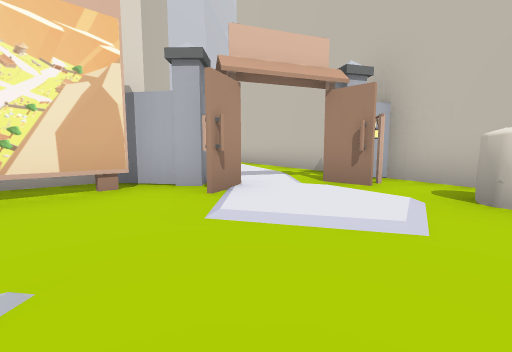
[1] (above)

17 first-person views from a walk through a scene from a Unity 3-D project. The camera is 1.3 m above the floor, tilts 6° down and sees 90° across. The floor is counted in squares, 2.62 m on a side. Each view is taken from the middle of a square. On the plan, view 1 faces up. The plan holds only what a view shows up to about 9 squares ahead; the rest is blank. The place goes on beyond the plan. The player character is not drawn. Some animated figures are not drawn.

[2]
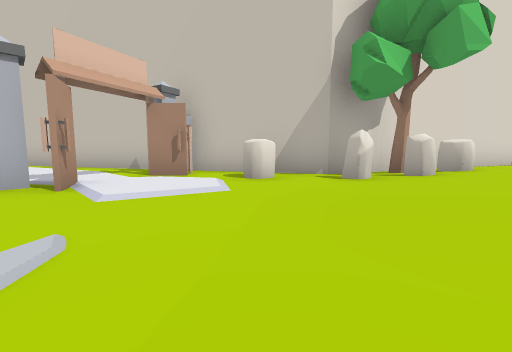

[3]
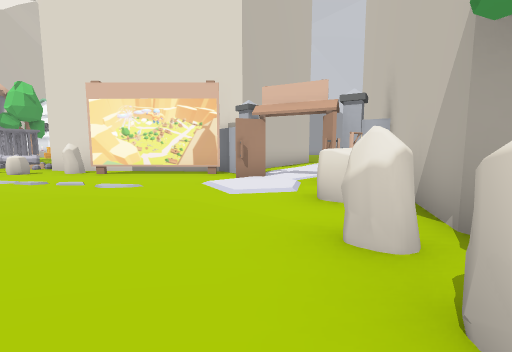

[4]
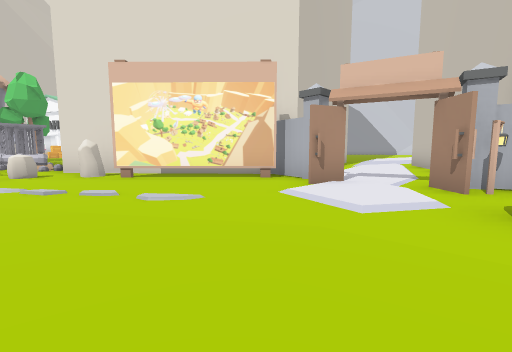

[5]
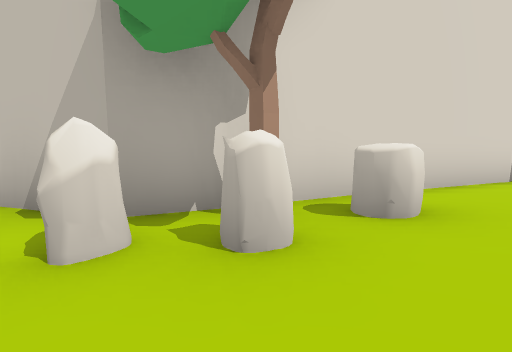

[6]
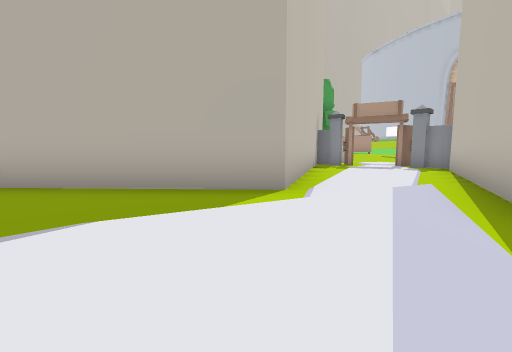

[7]
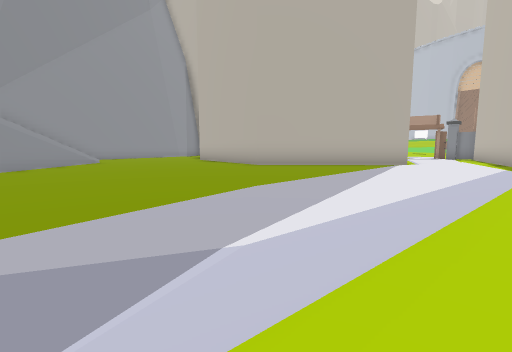

[8]
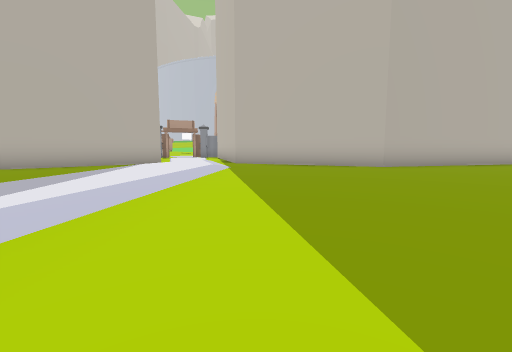

[9]
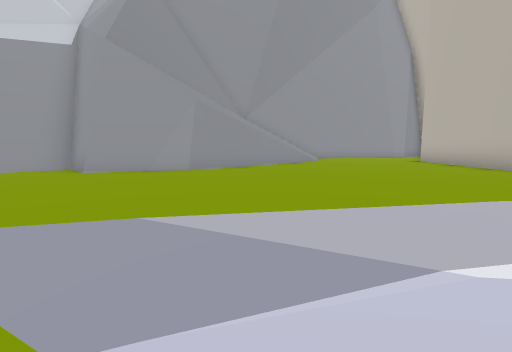

[10]
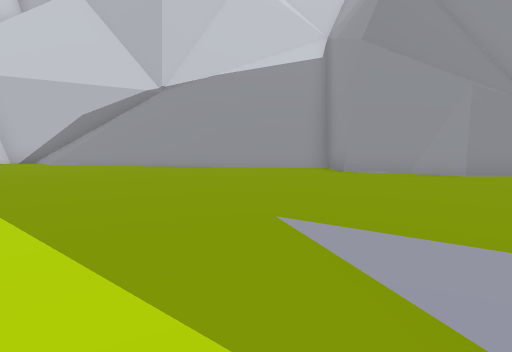

[11]
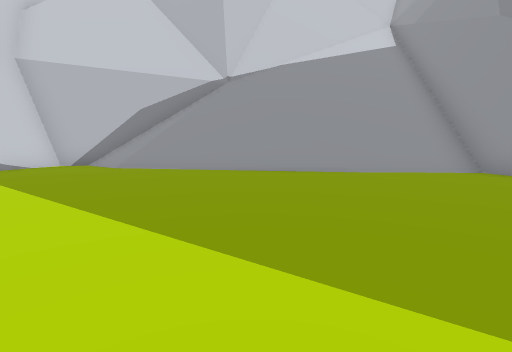

[12]
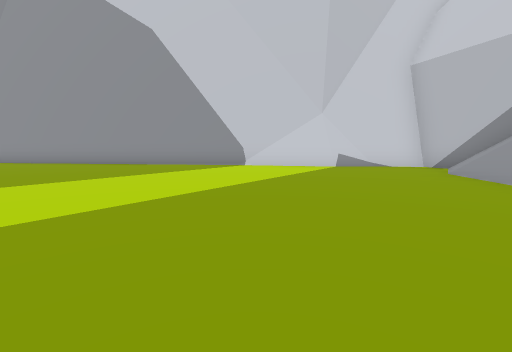

[13]
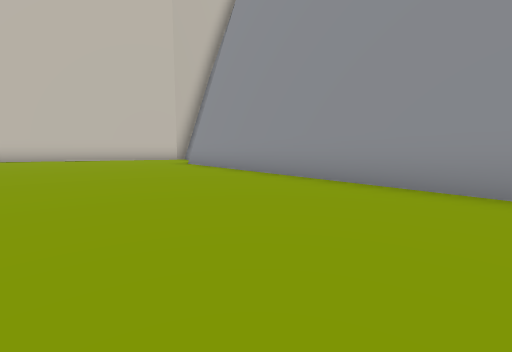

[14]
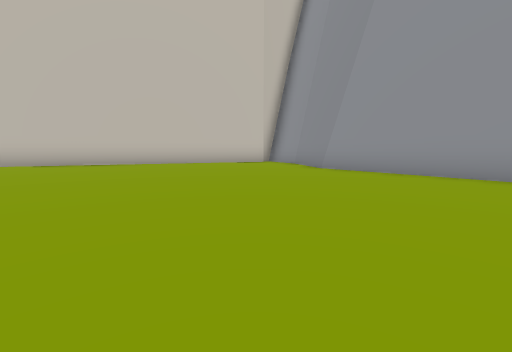

[15]
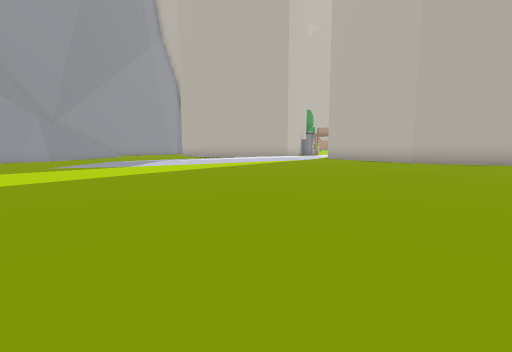

[16]
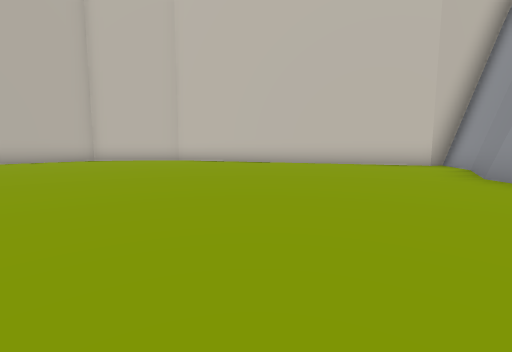

[17]
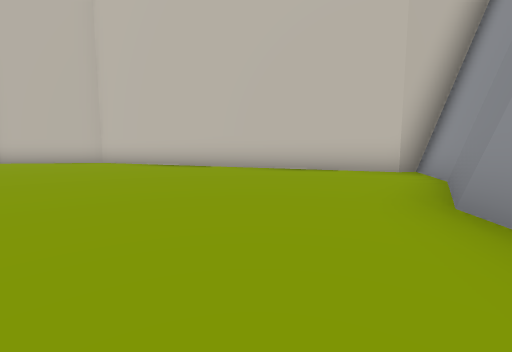

### Floor plan
Key: @ floor where view 1 was taken; # wall or solid block; . main floor; : floor 0.5 m higher than the main floor; / step, stairs or slope; = window, fence, low wall or low ledge; ^ raised ledge; v drop or lower ground; O other object.
Columns run from 19 left of view 1 to 9 right of it. Each row starts with its distance up from view 1.
 33                ###
 32               ##/#^^
 31              ##/.//##^
 30            ###.../////
 29           ##....../////
 28          ##......../////
 27        ###.........///////
 26       ##............//////
 25      ##..............////#^
 24    ###................/##^
 23 ####.......    .......#=#^^
 22 #.....................#v//#^
 21 #.....................#v////^
 20 #................/.....#v/  /
 19 ##...............//.....#////
 18  #...............:/.....=#=//
 17  #...............:/.......=/
 16  ##............./:/........
 15   #............./:/.......
 14   ##............/:/.......
 13    #............/:/...###.
 12    ##.........../:/..## ##
 11     ##..#######./:/###
 10      ####     ##./.#
  9                ##/.##
  8                 #...#
  7                 #...##
  6                 #....#
  5                 ##...#
  4                 ###.O##
  3                ##O#..O##
  2               ###....OO#
  1              ##O......O#O###
  0         OO O##O....@../OO//##
 -1         OO O  O..../////////.

Positions as (right, up) in squares from view 1, and headings:
1: (0, 0), facing up
2: (-1, -1), facing up-right
3: (4, -1), facing up-left
4: (2, -1), facing up-left
5: (3, -1), facing up-right
6: (-3, 13), facing down-right
7: (-3, 19), facing down-right
8: (-4, 19), facing down
9: (-3, 19), facing right
10: (-3, 20), facing up-right
11: (-4, 23), facing up-right
12: (-1, 24), facing up-left
13: (-7, 25), facing left
14: (-9, 21), facing left
15: (-10, 22), facing down-right
16: (-10, 23), facing down-left
17: (-13, 23), facing down-left
